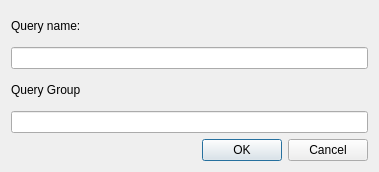
<?xml version="1.0" encoding="UTF-8"?>
<ui version="4.0">
 <class>DialogSaveQuery</class>
 <widget class="QDialog" name="DialogSaveQuery">
  <property name="geometry">
   <rect>
    <x>0</x>
    <y>0</y>
    <width>379</width>
    <height>172</height>
   </rect>
  </property>
  <property name="maximumSize">
   <size>
    <width>16777215</width>
    <height>180</height>
   </size>
  </property>
  <property name="windowTitle">
   <string>Save Query</string>
  </property>
  <layout class="QVBoxLayout" name="verticalLayout">
   <item>
    <widget class="QLabel" name="label_name">
     <property name="text">
      <string>Query name:</string>
     </property>
    </widget>
   </item>
   <item>
    <widget class="QLineEdit" name="lineEdit_name"/>
   </item>
   <item>
    <widget class="QLabel" name="label">
     <property name="text">
      <string>Query Group</string>
     </property>
    </widget>
   </item>
   <item>
    <widget class="QLineEdit" name="lineEdit_group"/>
   </item>
   <item>
    <widget class="QDialogButtonBox" name="buttonBox">
     <property name="orientation">
      <enum>Qt::Horizontal</enum>
     </property>
     <property name="standardButtons">
      <set>QDialogButtonBox::Cancel|QDialogButtonBox::Ok</set>
     </property>
    </widget>
   </item>
  </layout>
 </widget>
 <resources/>
 <connections>
  <connection>
   <sender>buttonBox</sender>
   <signal>accepted()</signal>
   <receiver>DialogSaveQuery</receiver>
   <slot>accept()</slot>
   <hints>
    <hint type="sourcelabel">
     <x>248</x>
     <y>254</y>
    </hint>
    <hint type="destinationlabel">
     <x>157</x>
     <y>274</y>
    </hint>
   </hints>
  </connection>
  <connection>
   <sender>buttonBox</sender>
   <signal>rejected()</signal>
   <receiver>DialogSaveQuery</receiver>
   <slot>reject()</slot>
   <hints>
    <hint type="sourcelabel">
     <x>316</x>
     <y>260</y>
    </hint>
    <hint type="destinationlabel">
     <x>286</x>
     <y>274</y>
    </hint>
   </hints>
  </connection>
 </connections>
</ui>
